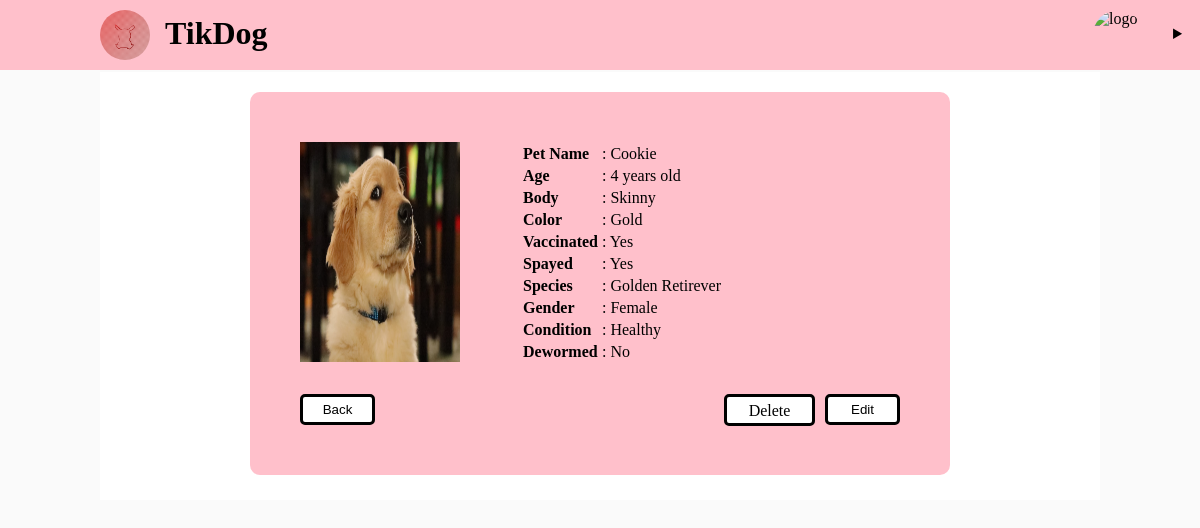
Screenshot of /php/mypet.php?PetsID=1 with the database file from the repository.
### tables this page shows
CREATE TABLE `pets` (
  `PetsID` int(11) NOT NULL,
  `PetName` varchar(100) NOT NULL,
  `PetBody` varchar(100) NOT NULL,
  `Color` varchar(100) NOT NULL,
  `Vaccinated` varchar(20) NOT NULL,
  `Spayed` varchar(20) NOT NULL,
  `Species` varchar(100) NOT NULL,
  `Gender` varchar(6) NOT NULL,
  `PetCondition` varchar(100) NOT NULL,
  `Dewormed` varchar(20) NOT NULL,
  `Image` varchar(100) NOT NULL,
  `PetAge` int(20) NOT NULL,
  `PetStatus` varchar(100) NOT NULL,
  `DonorID` int(11) NOT NULL,
  `AdopterID` int(11) NOT NULL,
  `Description` varchar(500) NOT NULL
);

CREATE TABLE `user` (
  `UserID` int(11) NOT NULL,
  `Username` varchar(50) NOT NULL,
  `Password` varchar(50) NOT NULL,
  `FirstName` varchar(50) NOT NULL,
  `LastName` varchar(50) NOT NULL,
  `DOB` date NOT NULL,
  `Gender` varchar(6) NOT NULL,
  `ContactNumber` varchar(20) NOT NULL,
  `Email` varchar(50) NOT NULL,
  `Address` varchar(200) NOT NULL,
  `Location` varchar(50) NOT NULL,
  `Avatar` varchar(100) NOT NULL,
  `SocialMedia` varchar(100) NOT NULL
);

### php/mypet.php (the view, shortened to what this page needs)
<?php
    include_once('conn.php');
    if(isset($_GET['PetsID'])){
        $petID = $_GET['PetsID'];
        $sql = "SELECT * FROM pets
            INNER JOIN donor
            ON pets.PetsID = donor.PetID
            INNER JOIN user
            ON donor.DonorID = user.UserID
            WHERE pets.PetsID = '$petID'";
        $result = mysqli_query($conn, $sql);
    }
?>
<!DOCTYPE html>
<html lang="en">
<head>
    <link rel="stylesheet" href="sweetalert2.min.css">
</head>
<body>
    <?php include('header.php'); ?>
    <div class="wrapper">
        <?php $row = mysqli_fetch_assoc($result); ?>
        <div class="wrapper2">
        <div class="pet_information">
            <?php echo '<img src="../petimg/'.$row['Image'].'" alt="pet_image" height="220px" width="160px">'; ?>
            <table>
                <tr>
                    <td><b>Pet Name</b></td>
                    <td><?php echo " : ". $row['PetName'];?></td>
                </tr>
                <tr>
                    <td><b>Age</b></td>
                    <td><?php echo " : ". $row['PetAge'] . " years old "; ?></td>
                </tr>
                <tr>
                    <td><b>Body</b></td>
                    <td><?php echo" : ". $row['PetBody']; ?></td>
                </tr>
                <tr>
                    <td><b>Color</b></td>
                    <td><?php echo" : ". $row['Color']; ?></td>
                </tr>
                <tr>
                    <td><b>Vaccinated</b></td>
                    <td><?php echo" : ". $row['Vaccinated']; ?></td>
                </tr>
                <tr>
                    <td><b>Spayed</b></td>
                    <td><?php echo " : ". $row['Spayed']; ?></td>
                </tr>
                <tr>
                    <td><b>Species</b></td>
                    <td><?php echo " : ". $row['Species']; ?></td>
                </tr>
                <tr>
                    <td><b>Gender</b></td>
                    <td><?php echo " : ". $row['Gender']; ?></td>
                </tr>
                <tr>
                    <td><b>Condition</b></td>
                    <td><?php echo " : ". $row['PetCondition']; ?></td>
                </tr>
                <tr>
                    <td><b>Dewormed</b></td>
                    <td><?php echo " : ". $row['Dewormed']; ?></td>
                </tr>
            </table>
                <button class="rightBtn" onclick="location.href='donor.php'">Back</button>
                <button type="button" onclick="window.location.href='editpet.php?PetID=<?php echo $row['PetsID'] ?>';">Edit</button>
                <a href="deletepet.php?PetID=<?php echo $petID ?>" type="button" class="delBtn">
                     Delete
                </a>
        </div>
    </div>
    </div>
</body>
</html>

### php/mypet.php (style rules this page uses)
body { background-color: rgba(0, 0, 0, 0.02); }
.wrapper { width: 1000px; display: grid; justify-content: center; margin: 0 auto; margin-top: 10px; background-color: #fff; }
.pet_information img { float: left; margin-right: 60px; }
.pet_information { margin: 50px; }
button { margin-top:30px; }
.wrapper2 { background-color: pink; margin-top: 20px; border-radius: 10px; width: 700px; margin-bottom: 25px; }
.delBtn { background-color:white; border: 3px solid black; padding: 5px; float: right; width: 75px; height: 16px; color: black; border-radius: 5px; text-align: center; margin-top: 30px; margin-right: 10px; text-decoration: none; }
button[type='button'] { background-color:white; border: 3px solid black; padding: 5px; float: right; width: 75px; color: black; border-radius: 5px; text-align: center; }
.rightBtn { background-color:white; border: 3px solid black; padding: 5px; width: 75px; color: black; border-radius: 5px; text-align: center; }

### rows the page displays
pets: Image (picture), PetName "Cookie", PetAge "4", PetBody "Skinny", Color "Gold", Vaccinated "Yes", Spayed "Yes", Species "Golden Retirever", user.Gender "Female", PetCondition "Healthy", Dewormed "No"
